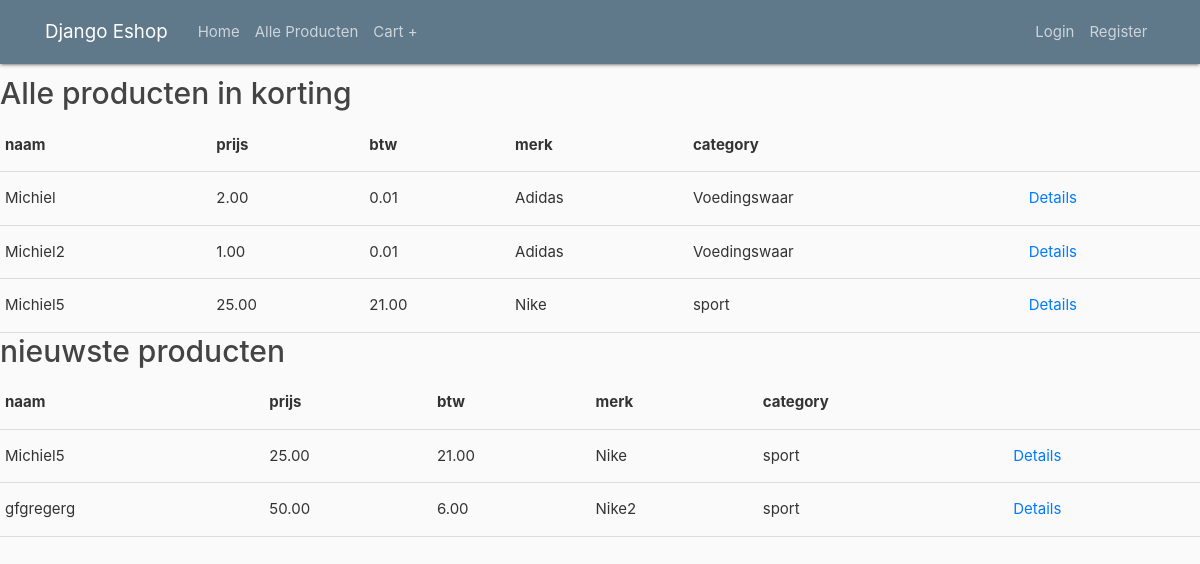
Page /eshop/ on the committed database.
### Eshop/models.py (models this page shows, shortened)
class Product(models.Model):
    naam =  models.CharField(max_length=200)
    category = models.ForeignKey('Category', on_delete=models.PROTECT)
    prijs = models.DecimalField(decimal_places=2, max_digits=100)
    btw  = models.DecimalField(decimal_places=2, max_digits=100)
    merk = models.CharField(max_length=201)
    image = models.ImageField(upload_to='images/')
    productCount = models.IntegerField(default=3)
    korting = models.DecimalField(decimal_places=2, max_digits=100, default =0)
    timestamp = models.DateField(default=now, blank=True)

class Category(models.Model):
    soort = models.CharField(max_length=200)

### Eshop/views.py (the view)
# urls.py: path('', views.home, name= 'home'),
def home(request):
    allProducts = Product.objects.all()
    kortingen = Product.objects.filter(korting__gt=0)
    kortingen3 = kortingen[:3]
    niewste = Product.objects.all().order_by('-timestamp')
    niewste3 = niewste[:3]
    context = {
            'niewste': niewste3,
            'kortingen': kortingen3
        }
    return render(request, 'Eshop/home.html', context)

### Eshop/templates/Eshop/home.html
{% extends "Eshop/base.html" %}
{% block content %}
    <h2>Alle producten in korting</h2>
        <table>
        <tr>
            <th>naam</th>
            <th>prijs</th>
            <th>btw</th>
            <th>merk</th>
            <th>category</th>
        </tr>
        {% for product in niewste %}
        <tr>
        <td>{{ product.naam }}</td>
        <td>{{ product.prijs }}</td>
        <td>{{ product.btw }}</td>
        <td>{{ product.merk }}</td>
        <td>{{ product.category.soort }}</td>
        <td>
        <div class="card-action">
            <a href="{% url 'Eshop:product' id=product.id  %}">Details</a>
        </div>
        </td>
        </tr>
    {% endfor %}
    </table>
    <h2>nieuwste producten</h2>
      <table>
        <tr>
            <th>naam</th>
            <th>prijs</th>
            <th>btw</th>
            <th>merk</th>
            <th>category</th>
        </tr>
      {% for product in kortingen %}
         <tr>
        <td>{{ product.naam }}</td>
        <td>{{ product.prijs }}</td>
        <td>{{ product.btw }}</td>
        <td>{{ product.merk }}</td>
        <td>{{ product.category.soort }}</td>
        <td>
        <div class="card-action">
            <a href="{% url 'Eshop:product' id=product.id  %}">Details</a>
        </div>
        </td>
        </tr>
    {% endfor %}
{% endblock content %}

### Eshop/templates/Eshop/base.html (shortened to what this page needs)
{% load static %}
<!DOCTYPE html>
<html>
<head>
  <link rel="stylesheet" href="https://cdnjs.cloudflare.com/ajax/libs/materialize/1.0.0/css/materialize.min.css">
    <link rel="stylesheet" href="https://maxcdn.bootstrapcdn.com/bootstrap/4.0.0/css/bootstrap.min.css">
    <link rel="stylesheet" type="text/css" href="{% static 'Eshop/main.css' %}">
</head>
<body>
<header class="site-header">
      <nav class="navbar navbar-expand-md navbar-dark bg-steel fixed-top">
        <div class="container">
          <a class="navbar-brand mr-4" href="{% url 'Eshop:home' %}">Django Eshop</a>
          <div class="collapse navbar-collapse" id="navbarToggle">
            <div class="navbar-nav mr-auto">
              <a class="nav-item nav-link" href="{% url 'Eshop:home' %}">Home</a>
              <a class="nav-item nav-link" href="{% url 'Eshop:allProducts' %}">Alle Producten</a>
              <a class="nav-item nav-link" href="{% url 'Eshop:cart' %}">Cart +{{ request.session.items_total }}</a>
            </div>
            <div class="navbar-nav">
                {% if user.is_authenticated %}
                <a class="nav-item nav-link" href="{% url 'Eshop:logout' %}">Logout</a>
              {% else %}
                <a class="nav-item nav-link" href="{% url 'Eshop:login' %}">Login</a>
                <a class="nav-item nav-link" href="{% url 'Eshop:register' %}">Register</a>
              {% endif %}
            </div>
          </div>
        </div>
      </nav>
</header>
    <main >
     <div >
        <div >
        {% block content %}{% endblock %}
        </div>
     </div>
    </main>
</body>
</html>

### Eshop/static/Eshop/main.css (style rules this page uses)
body { background: #fafafa; color: #333333; margin-top: 5rem; }
h1, h2, h3, h4, h5, h6 { color: #444444; }
.bg-steel { background-color: #5f788a; }
.site-header .navbar-nav .nav-link { color: #cbd5db; }

### rows in the picture
Product: naam "Michiel", prijs "2.00", btw "0.01", merk "Adidas", category.soort "Voedingswaar"
Product: naam "Michiel2", prijs "1.00", btw "0.01", merk "Adidas", category.soort "Voedingswaar"
Product: naam "Michiel5", prijs "25.00", btw "21.00", merk "Nike", category.soort "sport"
Product: naam "gfgregerg", prijs "50.00", btw "6.00", merk "Nike2", category.soort "sport"
